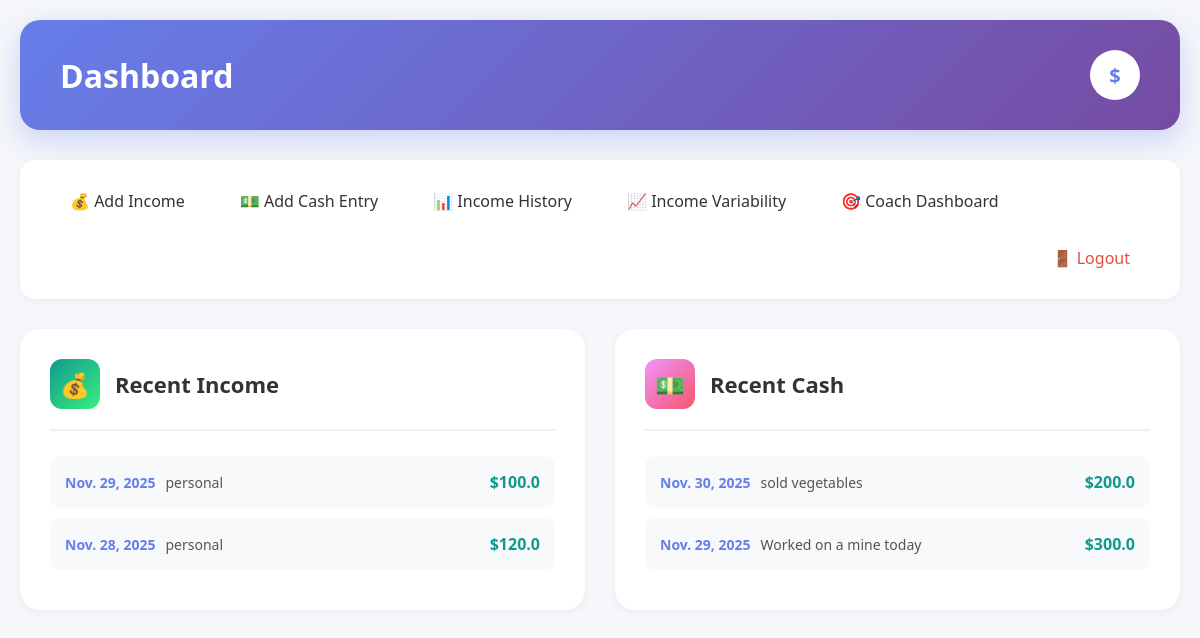
The page /dashboard/ (signed in) on the database its author committed.
### accounts/models.py (models this page shows, shortened)
class Income(models.Model):
    TYPE_CHOICES = (
        ('business', 'Business'),
        ('personal', 'Personal'),
    )
    user = models.ForeignKey(User, on_delete=models.CASCADE)
    amount = models.FloatField()
    date = models.DateField()
    income_type = models.CharField(max_length=20, choices=TYPE_CHOICES)

class CashEntry(models.Model):
    user = models.ForeignKey(User, on_delete=models.CASCADE)
    description = models.CharField(max_length=255)
    amount = models.FloatField()
    date = models.DateField()
    is_income = models.BooleanField(default=True)  # True = income, False = expense

### accounts/views.py (the view)
# urls.py: path('dashboard/', views.dashboard_view, name="dashboard"),
@login_required
def dashboard_view(request):
    incomes = Income.objects.filter(user=request.user).order_by('-date')[:5]
    cash = CashEntry.objects.filter(user=request.user).order_by('-date')[:5]
    return render(request, 'accounts/dashboard.html', {
        'incomes': incomes,
        'cash': cash
    })

### accounts/templates/accounts/dashboard.html (shortened to what this page needs)
<!DOCTYPE html>
<html lang="en">
<head>
</head>
<body>
    <div class="dashboard-container">
        <div class="dashboard-header">
            <div class="header-content">
                <h2>Dashboard</h2>
                <div class="user-info">
                    <div class="user-avatar">$</div>
                </div>
            </div>
        </div>
        <div class="nav-bar">
            <a href="{% url 'income_entry' %}">💰 Add Income</a>
            <a href="{% url 'cash_entry' %}">💵 Add Cash Entry</a>
            <a href="{% url 'income_history' %}">📊 Income History</a>
            <a href="{% url 'income_variability' %}">📈 Income Variability</a>
            <a href="{% url 'coach:dashboard_ui' %}">🎯 Coach Dashboard</a>
            <a href="{% url 'logout' %}" class="logout">🚪 Logout</a>
        </div>
        <div class="content-grid">
            <div class="card">
                <div class="card-header">
                    <div class="card-icon income-icon">💰</div>
                    <h3>Recent Income</h3>
                </div>
                {% if incomes %}
                <ul>
                {% for inc in incomes %}
                    <li>
                        <span class="entry-date">{{ inc.date }}</span>
                        <span class="entry-description">{{ inc.income_type }}</span>
                        <span class="entry-amount">${{ inc.amount }}</span>
                    </li>
                {% endfor %}
                </ul>
                {% else %}
                <div class="empty-state">
                    <div class="empty-state-icon">📭</div>
                    <p>No income entries yet. Start by adding your first income!</p>
                </div>
                {% endif %}
            </div>
            <div class="card">
                <div class="card-header">
                    <div class="card-icon cash-icon">💵</div>
                    <h3>Recent Cash</h3>
                </div>
                {% if cash %}
                <ul>
                {% for c in cash %}
                    <li>
                        <span class="entry-date">{{ c.date }}</span>
                        <span class="entry-description">{{ c.description }}</span>
                        <span class="entry-amount">${{ c.amount }}</span>
                    </li>
                {% endfor %}
                </ul>
                {% else %}
                <div class="empty-state">
                    <div class="empty-state-icon">📭</div>
                    <p>No cash entries yet. Start tracking your cash flow!</p>
                </div>
                {% endif %}
            </div>
        </div>
    </div>
</body>
</html>

### accounts/templates/accounts/dashboard.html (style rules this page uses)
* { margin: 0; padding: 0; box-sizing: border-box; }
body { font-family: 'Segoe UI', Tahoma, Geneva, Verdana, sans-serif; background: #f5f7fa; min-height: 100vh; }
.dashboard-container { max-width: 1400px; margin: 0 auto; padding: 20px; }
.dashboard-header { background: linear-gradient(135deg, #667eea 0%, #764ba2 100%); border-radius: 20px; padding: 30px 40px; color: white; margin-bottom: 30px; box-shadow: 0 10px 30px rgba(102, 126, 234, 0.3); }
.header-content { display: flex; justify-content: space-between; align-items: center; flex-wrap: wrap; gap: 20px; }
.dashboard-header h2 { font-size: 32px; font-weight: 600; }
.user-info { display: flex; align-items: center; gap: 15px; }
.user-avatar { width: 50px; height: 50px; background: white; border-radius: 50%; display: flex; align-items: center; justify-content: center; font-size: 20px; font-weight: bold; color: #667eea; }
.nav-bar { background: white; border-radius: 15px; padding: 20px 30px; margin-bottom: 30px; box-shadow: 0 2px 10px rgba(0, 0, 0, 0.05); display: flex; flex-wrap: wrap; gap: 15px; align-items: center; }
.nav-bar a { text-decoration: none; color: #333; padding: 10px 20px; border-radius: 10px; font-weight: 500; transition: all 0.3s ease; display: inline-flex; align-items: center; gap: 8px; }
.nav-bar a.logout { margin-left: auto; color: #e74c3c; }
.content-grid { display: grid; grid-template-columns: repeat(auto-fit, minmax(500px, 1fr)); gap: 30px; margin-bottom: 30px; }
.card { background: white; border-radius: 20px; padding: 30px; box-shadow: 0 2px 10px rgba(0, 0, 0, 0.05); transition: transform 0.3s ease, box-shadow 0.3s ease; }
.card-header { display: flex; align-items: center; gap: 15px; margin-bottom: 25px; padding-bottom: 20px; border-bottom: 2px solid #f0f0f0; }
.card-icon { width: 50px; height: 50px; border-radius: 12px; display: flex; align-items: center; justify-content: center; font-size: 24px; }
.income-icon { background: linear-gradient(135deg, #11998e 0%, #38ef7d 100%); color: white; }
.cash-icon { background: linear-gradient(135deg, #f093fb 0%, #f5576c 100%); color: white; }
.card-header h3 { font-size: 22px; color: #333; font-weight: 600; }
.card ul { list-style: none; }
.card ul li { padding: 15px; border-radius: 10px; margin-bottom: 10px; background: #f8f9fa; transition: all 0.2s ease; display: flex; justify-content: space-between; align-items: center; flex-wrap: wrap; gap: 10px; }
.entry-date { font-weight: 600; color: #667eea; font-size: 14px; }
.entry-amount { font-weight: 700; color: #11998e; font-size: 16px; }
.entry-description { color: #555; font-size: 14px; flex: 1; }

### rows shown on the page
Income: date "Nov. 29, 2025", income_type "personal", amount "100.0"
Income: date "Nov. 28, 2025", income_type "personal", amount "120.0"
CashEntry: date "Nov. 30, 2025", description "sold vegetables", amount "200.0"
CashEntry: date "Nov. 29, 2025", description "Worked on a mine today", amount "300.0"
